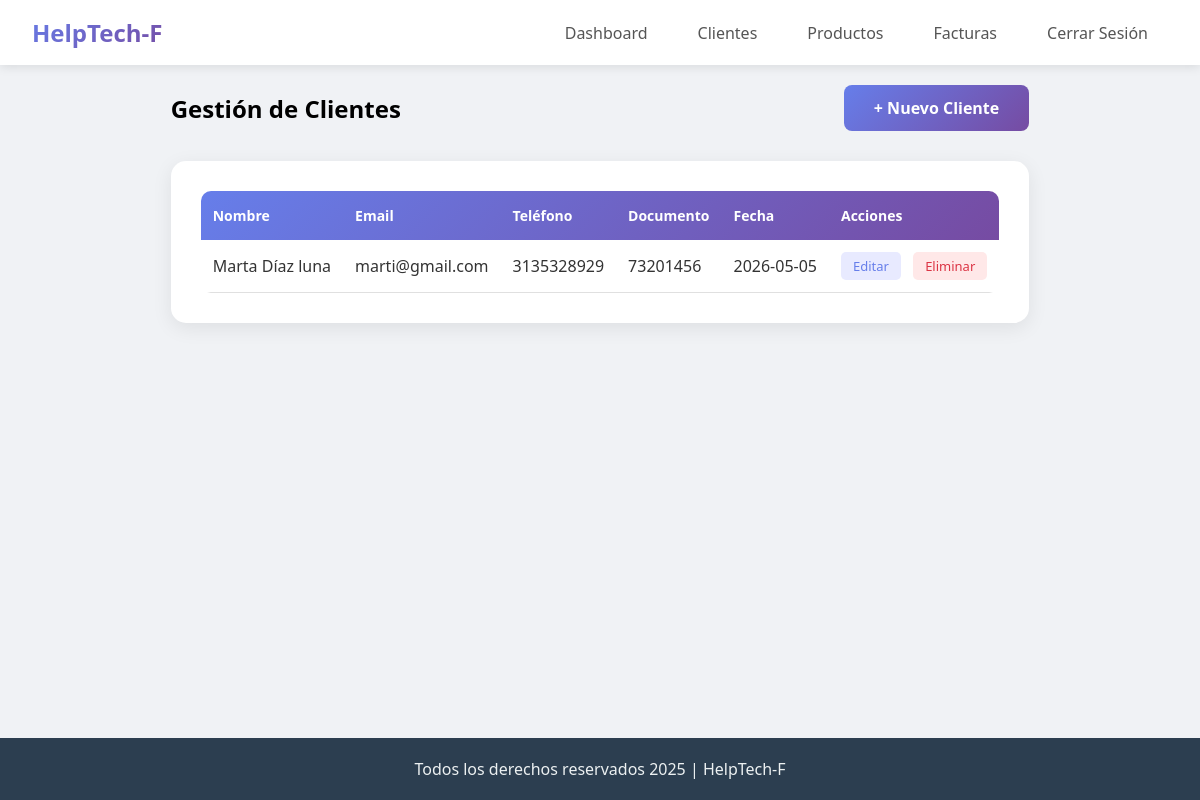
Screenshot of /clientes (signed in) with the database file from the repository.
### tables this page shows
CREATE TABLE clientes (
            id INTEGER PRIMARY KEY AUTOINCREMENT,
            usuario_id INTEGER,
            nombre TEXT NOT NULL,
            email TEXT,
            telefono TEXT,
            direccion TEXT,
            documento TEXT,
            fecha_registro TEXT NOT NULL,
            FOREIGN KEY (usuario_id) REFERENCES usuarios (id)
        );

### app.py (the view)
@app.route('/clientes')
def listar_clientes():
    if 'usuario_id' not in session:
        return redirect(url_for('login'))
    conn = conectar_db()
    cursor = conn.cursor()
    cursor.execute('''
        SELECT id, nombre, email, telefono, documento, fecha_registro
        FROM clientes
        WHERE usuario_id = ?
        ORDER BY id DESC
    ''', (session['usuario_id'],))
    clientes = cursor.fetchall()
    conn.close()
    return render_template('clientes.html', clientes=clientes)

### app.py (called while the page is built)
def conectar_db():
    return sqlite3.connect('helpTech.db')

### templates/clientes.html (shortened to what this page needs)
<!DOCTYPE html>
<html lang="es">
<head>
    <link rel="stylesheet" href="{{ url_for('static', filename='style.css') }}">
</head>
<body>
    <nav class="navbar">
        <div class="logo">HelpTech-F</div>
        <div class="nav-links">
            <a href="{{ url_for('dashboard') }}">Dashboard</a>
            <a href="{{ url_for('listar_clientes') }}">Clientes</a>
            <a href="{{ url_for('listar_productos') }}">Productos</a>
            <a href="{{ url_for('listar_facturas') }}">Facturas</a>
            <a href="{{ url_for('logout') }}">Cerrar Sesión</a>
        </div>
    </nav>
    <div class="container">
        <div style="display: flex; justify-content: space-between; align-items: center; margin-bottom: 30px;">
            <h2>Gestión de Clientes</h2>
            <a href="{{ url_for('nuevo_cliente') }}" class="btn">+ Nuevo Cliente</a>
        </div>
        <div class="card">
            {% if clientes %}
            <table>
                <thead>
                    <tr>
                        <th>Nombre</th>
                        <th>Email</th>
                        <th>Teléfono</th>
                        <th>Documento</th>
                        <th>Fecha</th>
                        <th>Acciones</th>
                    </tr>
                </thead>
                <tbody>
                    {% for cliente in clientes %}
                    <tr>
                        <td>{{ cliente[1] }}</td>
                        <td>{{ cliente[2] or '-' }}</td>
                        <td>{{ cliente[3] or '-' }}</td>
                        <td>{{ cliente[4] or '-' }}</td>
                        <td>{{ cliente[5][:10] }}</td>
                        <td>
                            <a href="{{ url_for('editar_cliente', id=cliente[0]) }}">Editar</a>
                            <a href="{{ url_for('eliminar_cliente', id=cliente[0]) }}" onclick="return confirm('¿Eliminar este cliente?')">Eliminar</a>
                        </td>
                    </tr>
                    {% endfor %}
                </tbody>
            </table>
            {% else %}
            <p style="text-align: center; color: #666;">No hay clientes registrados. <a href="{{ url_for('nuevo_cliente') }}">Crear primer cliente</a></p>
            {% endif %}
        </div>
    </div>
    <footer>
        <p>Todos los derechos reservados 2025 | HelpTech-F</p>
    </footer>
</body>
</html>

### static/style.css (style rules this page uses)
* { margin: 0; padding: 0; box-sizing: border-box; }
body { font-family: 'Segoe UI', Tahoma, Geneva, Verdana, sans-serif; background: #f0f2f5; min-height: 100vh; display: flex; flex-direction: column; }
.container { max-width: 1200px; margin: 0 auto; padding: 20px; flex: 1; }
.navbar { background: white; padding: 0 2rem; box-shadow: 0 2px 10px rgba(0,0,0,0.1); display: flex; justify-content: space-between; align-items: center; flex-wrap: wrap; }
.logo { font-size: 1.5rem; font-weight: bold; background: linear-gradient(135deg, #667eea 0%, #764ba2 100%); -webkit-background-clip: text; -webkit-text-fill-color: transparent; padding: 1rem 0; }
.nav-links { display: flex; gap: 10px; flex-wrap: wrap; }
.nav-links a { display: inline-block; text-decoration: none; color: #555; padding: 10px 20px; border-radius: 8px; transition: all 0.3s; font-weight: 500; }
.card { background: white; border-radius: 15px; box-shadow: 0 5px 20px rgba(0,0,0,0.08); padding: 30px; margin: 30px auto; }
button, .btn { background: linear-gradient(135deg, #667eea 0%, #764ba2 100%); color: white; border: none; padding: 12px 30px; border-radius: 8px; font-size: 16px; font-weight: 600; cursor: pointer; transition: all 0.3s; text-decoration: none; display: inline-block; text-align: center; }
table { width: 100%; border-collapse: collapse; background: white; border-radius: 10px; overflow: hidden; }
thead tr { background: linear-gradient(135deg, #667eea 0%, #764ba2 100%); color: white; }
th { padding: 15px 12px; text-align: left; font-weight: 600; font-size: 14px; }
td { padding: 12px; border-bottom: 1px solid #e0e0e0; color: #333; }
td a:first-child { color: #667eea; text-decoration: none; padding: 5px 12px; border-radius: 5px; margin-right: 8px; background: #e8eaff; display: inline-block; font-size: 13px; }
td a:last-child { color: #dc3545; text-decoration: none; padding: 5px 12px; border-radius: 5px; background: #ffe8e8; display: inline-block; font-size: 13px; }
footer { background: #2c3e50; color: #ecf0f1; text-align: center; padding: 20px; margin-top: auto; width: 100%; }

### rows the page displays
clientes: nombre "Marta Díaz luna", email "marti@gmail.com", telefono "3135328929", documento "73201456", fecha_registro "2026-05-05"
